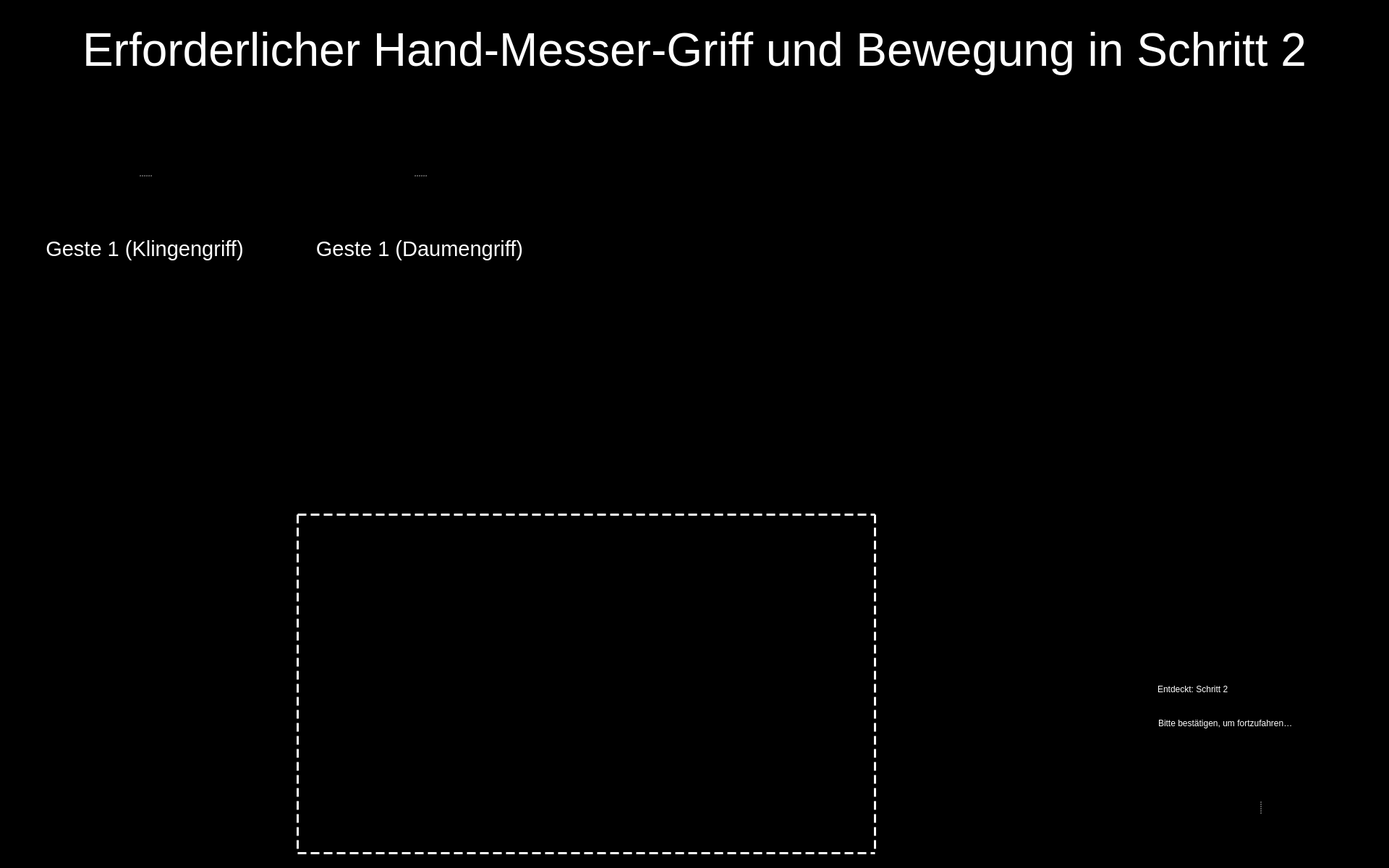
<?xml version="1.0" encoding="UTF-8"?>
<ui version="4.0">
 <class>Entry_Step_2_UI</class>
 <widget class="QWidget" name="Entry_Step_2_UI">
  <property name="windowModality">
   <enum>Qt::WindowModal</enum>
  </property>
  <property name="enabled">
   <bool>true</bool>
  </property>
  <property name="geometry">
   <rect>
    <x>0</x>
    <y>0</y>
    <width>1920</width>
    <height>1200</height>
   </rect>
  </property>
  <property name="sizePolicy">
   <sizepolicy hsizetype="Preferred" vsizetype="Preferred">
    <horstretch>0</horstretch>
    <verstretch>0</verstretch>
   </sizepolicy>
  </property>
  <property name="minimumSize">
   <size>
    <width>0</width>
    <height>0</height>
   </size>
  </property>
  <property name="maximumSize">
   <size>
    <width>1920</width>
    <height>1200</height>
   </size>
  </property>
  <property name="windowTitle">
   <string>Food Assist</string>
  </property>
  <property name="windowOpacity">
   <double>1.000000000000000</double>
  </property>
  <property name="styleSheet">
   <string notr="true">background-color: rgb(0, 0, 0);</string>
  </property>
  <widget class="QWidget" name="widget" native="true">
   <property name="geometry">
    <rect>
     <x>1540</x>
     <y>930</y>
     <width>371</width>
     <height>91</height>
    </rect>
   </property>
   <property name="styleSheet">
    <string notr="true">background-color: rgb(0, 0, 0);</string>
   </property>
   <widget class="QLabel" name="label">
    <property name="geometry">
     <rect>
      <x>10</x>
      <y>0</y>
      <width>41</width>
      <height>51</height>
     </rect>
    </property>
    <property name="styleSheet">
     <string notr="true"/>
    </property>
    <property name="text">
     <string/>
    </property>
    <property name="pixmap">
     <pixmap resource="resources/res.qrc">:/img/Icon Detected.svg</pixmap>
    </property>
    <property name="alignment">
     <set>Qt::AlignRight|Qt::AlignTrailing|Qt::AlignVCenter</set>
    </property>
   </widget>
   <widget class="QLabel" name="label_2">
    <property name="geometry">
     <rect>
      <x>60</x>
      <y>3</y>
      <width>311</width>
      <height>40</height>
     </rect>
    </property>
    <property name="styleSheet">
     <string notr="true">font: 75 28pt &quot;Arial&quot;;
color: rgb(255, 255, 255);</string>
    </property>
    <property name="text">
     <string>Entdeckt: Schritt 2</string>
    </property>
    <property name="textFormat">
     <enum>Qt::RichText</enum>
    </property>
   </widget>
   <widget class="QLabel" name="label_3">
    <property name="geometry">
     <rect>
      <x>61</x>
      <y>54</y>
      <width>321</width>
      <height>31</height>
     </rect>
    </property>
    <property name="styleSheet">
     <string notr="true">font: 14pt &quot;Arial&quot;;
color: rgb(255, 255, 255)</string>
    </property>
    <property name="text">
     <string>Bitte bestätigen, um fortzufahren…</string>
    </property>
   </widget>
  </widget>
  <widget class="QLabel" name="img_detected_step2">
   <property name="geometry">
    <rect>
     <x>1410</x>
     <y>400</y>
     <width>631</width>
     <height>521</height>
    </rect>
   </property>
   <property name="frameShape">
    <enum>QFrame::NoFrame</enum>
   </property>
   <property name="text">
    <string/>
   </property>
   <property name="pixmap">
    <pixmap resource="resources/res.qrc">:/detected steps/Detected Step2.png</pixmap>
   </property>
   <property name="scaledContents">
    <bool>true</bool>
   </property>
  </widget>
  <widget class="QLabel" name="label_8">
   <property name="geometry">
    <rect>
     <x>410</x>
     <y>710</y>
     <width>801</width>
     <height>471</height>
    </rect>
   </property>
   <property name="styleSheet">
    <string notr="true">border :3px solid white;
border-style : dashed;
background-color: rgb(0, 0, 0, 0);</string>
   </property>
   <property name="text">
    <string/>
   </property>
  </widget>
  <widget class="QWidget" name="widget_2" native="true">
   <property name="geometry">
    <rect>
     <x>1559</x>
     <y>1030</y>
     <width>361</width>
     <height>161</height>
    </rect>
   </property>
   <property name="styleSheet">
    <string notr="true">background-color: rgb(0,0,0);</string>
   </property>
   <widget class="QSplitter" name="splitter">
    <property name="geometry">
     <rect>
      <x>10</x>
      <y>10</y>
      <width>345</width>
      <height>150</height>
     </rect>
    </property>
    <property name="frameShape">
     <enum>QFrame::NoFrame</enum>
    </property>
    <property name="frameShadow">
     <enum>QFrame::Plain</enum>
    </property>
    <property name="lineWidth">
     <number>0</number>
    </property>
    <property name="orientation">
     <enum>Qt::Horizontal</enum>
    </property>
    <property name="opaqueResize">
     <bool>false</bool>
    </property>
    <property name="handleWidth">
     <number>45</number>
    </property>
    <property name="childrenCollapsible">
     <bool>false</bool>
    </property>
    <widget class="QPushButton" name="button_yes">
     <property name="enabled">
      <bool>true</bool>
     </property>
     <property name="minimumSize">
      <size>
       <width>81</width>
       <height>81</height>
      </size>
     </property>
     <property name="maximumSize">
      <size>
       <width>150</width>
       <height>150</height>
      </size>
     </property>
     <property name="cursor">
      <cursorShape>OpenHandCursor</cursorShape>
     </property>
     <property name="focusPolicy">
      <enum>Qt::WheelFocus</enum>
     </property>
     <property name="contextMenuPolicy">
      <enum>Qt::DefaultContextMenu</enum>
     </property>
     <property name="icon">
      <iconset resource="resources/res.qrc">
       <normaloff>:/buttons/Button Yes.svg</normaloff>:/buttons/Button Yes.svg</iconset>
     </property>
     <property name="iconSize">
      <size>
       <width>144</width>
       <height>144</height>
      </size>
     </property>
     <property name="autoDefault">
      <bool>false</bool>
     </property>
     <property name="default">
      <bool>false</bool>
     </property>
     <property name="flat">
      <bool>true</bool>
     </property>
    </widget>
    <widget class="QPushButton" name="button_no">
     <property name="enabled">
      <bool>true</bool>
     </property>
     <property name="minimumSize">
      <size>
       <width>81</width>
       <height>81</height>
      </size>
     </property>
     <property name="maximumSize">
      <size>
       <width>150</width>
       <height>150</height>
      </size>
     </property>
     <property name="cursor">
      <cursorShape>OpenHandCursor</cursorShape>
     </property>
     <property name="focusPolicy">
      <enum>Qt::WheelFocus</enum>
     </property>
     <property name="contextMenuPolicy">
      <enum>Qt::DefaultContextMenu</enum>
     </property>
     <property name="icon">
      <iconset resource="resources/res.qrc">
       <normaloff>:/buttons/Button No.svg</normaloff>:/buttons/Button No.svg</iconset>
     </property>
     <property name="iconSize">
      <size>
       <width>144</width>
       <height>144</height>
      </size>
     </property>
     <property name="autoDefault">
      <bool>false</bool>
     </property>
     <property name="default">
      <bool>false</bool>
     </property>
     <property name="flat">
      <bool>true</bool>
     </property>
    </widget>
   </widget>
  </widget>
  <widget class="QSplitter" name="splitter_2">
   <property name="geometry">
    <rect>
     <x>40</x>
     <y>160</y>
     <width>320</width>
     <height>282</height>
    </rect>
   </property>
   <property name="orientation">
    <enum>Qt::Vertical</enum>
   </property>
   <widget class="QLabel" name="image_required_1">
    <property name="maximumSize">
     <size>
      <width>320</width>
      <height>240</height>
     </size>
    </property>
    <property name="text">
     <string/>
    </property>
    <property name="pixmap">
     <pixmap resource="resources/res.qrc">:/img/step2_gesture1_1.png</pixmap>
    </property>
    <property name="scaledContents">
     <bool>true</bool>
    </property>
   </widget>
   <widget class="QLabel" name="text_required_1">
    <property name="font">
     <font>
      <family>Arial</family>
      <pointsize>22</pointsize>
      <weight>9</weight>
      <italic>false</italic>
      <bold>false</bold>
     </font>
    </property>
    <property name="styleSheet">
     <string notr="true">font: 75 22pt &quot;Arial&quot;;
color: rgb(255, 255, 255);</string>
    </property>
    <property name="text">
     <string>Geste 1 (Klingengriff)</string>
    </property>
    <property name="textFormat">
     <enum>Qt::PlainText</enum>
    </property>
    <property name="alignment">
     <set>Qt::AlignCenter</set>
    </property>
    <property name="wordWrap">
     <bool>true</bool>
    </property>
   </widget>
  </widget>
  <widget class="QSplitter" name="splitter_3">
   <property name="geometry">
    <rect>
     <x>420</x>
     <y>160</y>
     <width>320</width>
     <height>282</height>
    </rect>
   </property>
   <property name="orientation">
    <enum>Qt::Vertical</enum>
   </property>
   <widget class="QLabel" name="image_required_2">
    <property name="maximumSize">
     <size>
      <width>320</width>
      <height>240</height>
     </size>
    </property>
    <property name="text">
     <string/>
    </property>
    <property name="pixmap">
     <pixmap resource="resources/res.qrc">:/img/step2_gesture1_2.png</pixmap>
    </property>
    <property name="scaledContents">
     <bool>true</bool>
    </property>
   </widget>
   <widget class="QLabel" name="text_required_2">
    <property name="font">
     <font>
      <family>Arial</family>
      <pointsize>22</pointsize>
      <weight>9</weight>
      <italic>false</italic>
      <bold>false</bold>
     </font>
    </property>
    <property name="styleSheet">
     <string notr="true">font: 75 22pt &quot;Arial&quot;;
color: rgb(255, 255, 255);</string>
    </property>
    <property name="text">
     <string>Geste 1 (Daumengriff)</string>
    </property>
    <property name="textFormat">
     <enum>Qt::PlainText</enum>
    </property>
    <property name="alignment">
     <set>Qt::AlignCenter</set>
    </property>
    <property name="wordWrap">
     <bool>true</bool>
    </property>
   </widget>
  </widget>
  <widget class="QLabel" name="label_text_1">
   <property name="geometry">
    <rect>
     <x>40</x>
     <y>20</y>
     <width>1840</width>
     <height>100</height>
    </rect>
   </property>
   <property name="font">
    <font>
     <family>Arial</family>
     <pointsize>48</pointsize>
     <weight>9</weight>
     <italic>false</italic>
     <bold>false</bold>
    </font>
   </property>
   <property name="styleSheet">
    <string notr="true">font: 75 48pt &quot;Arial&quot;;
color: rgb(255, 255, 255);</string>
   </property>
   <property name="text">
    <string>Erforderlicher Hand-Messer-Griff und Bewegung in Schritt 2</string>
   </property>
   <property name="textFormat">
    <enum>Qt::RichText</enum>
   </property>
   <property name="alignment">
    <set>Qt::AlignCenter</set>
   </property>
   <property name="wordWrap">
    <bool>true</bool>
   </property>
  </widget>
 </widget>
 <resources>
  <include location="resources/res.qrc"/>
 </resources>
 <connections/>
</ui>
